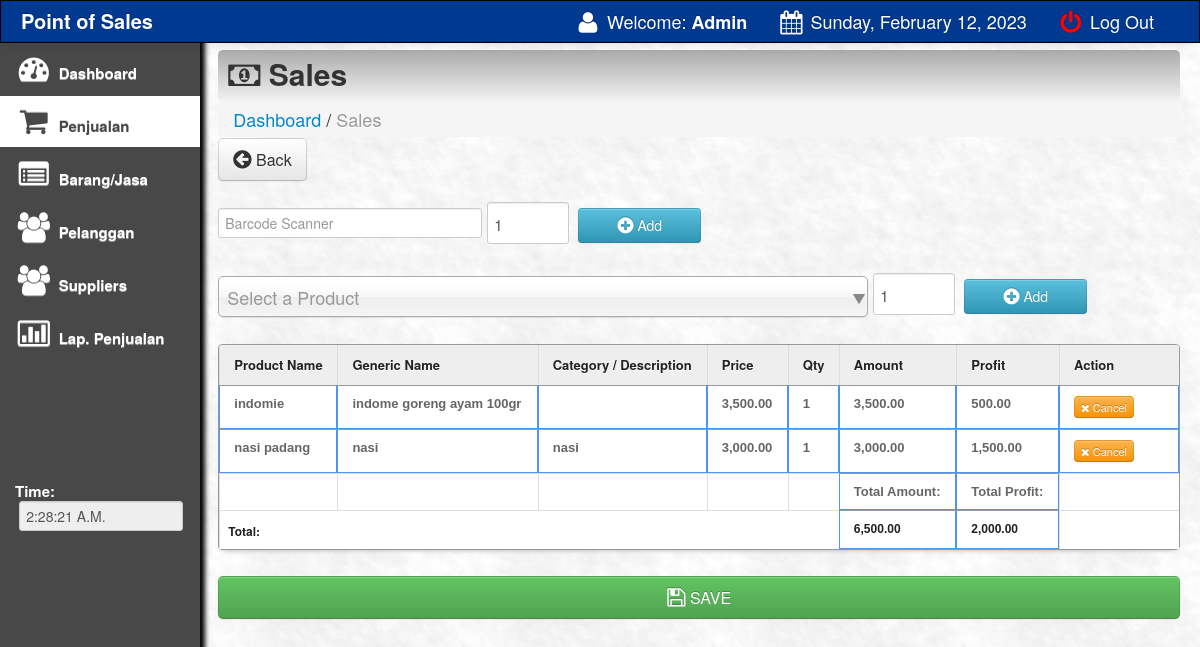
The app's page /main/sales.php?id=cash&invoice (signed in) with its own data.
### tables this page shows
CREATE TABLE `sales_order` (
  `transaction_id` int(11) NOT NULL,
  `invoice` varchar(100) NOT NULL,
  `product` varchar(100) NOT NULL,
  `qty` varchar(100) NOT NULL,
  `amount` varchar(100) NOT NULL,
  `profit` varchar(100) NOT NULL,
  `product_code` varchar(150) NOT NULL,
  `gen_name` varchar(200) NOT NULL,
  `name` varchar(200) NOT NULL,
  `price` varchar(100) NOT NULL,
  `discount` varchar(100) NOT NULL,
  `date` varchar(500) NOT NULL
);

### main/sales.php (the view, shortened to what this page needs)
<!DOCTYPE html>
<html>
<head>
<link href="src/facebox.css" media="screen" rel="stylesheet" type="text/css" />
		<link href="vendors/uniform.default.css" rel="stylesheet" media="screen">
  <link href="css/bootstrap.css" rel="stylesheet">
    <link rel="stylesheet" type="text/css" href="css/DT_bootstrap.css">
  <link rel="stylesheet" href="css/font-awesome.min.css">
    <link href="css/bootstrap-responsive.css" rel="stylesheet">
<link href="../style.css" media="screen" rel="stylesheet" type="text/css" />
</head>
<?php
function createRandomPassword() {
	$chars = "003232303232023232023456789";
	$i = 0;
	$pass = '' ;
	while ($i <= 7) {
		$num = rand() % 33;
		$tmp = substr($chars, $num, 1);
		$pass = $pass . $tmp;
		$i++;
	}
	return $pass;
}
$finalcode='RS-'.createRandomPassword();
?>
<body>
<?php include('navfixed.php');?>
	<?php
$position=$_SESSION['SESS_LAST_NAME'];
?>
<?php
if($position=='admin') {
?>
<div class="container-fluid">
      <div class="row-fluid">
	<div class="span2">
          <div class="well sidebar-nav">
              <ul class="nav nav-list">
              <li ><a href="index.php"><i class="icon-dashboard icon-2x"></i> Dashboard </a></li>
			<li class="active"><a href="sales.php?id=cash&invoice=<?php echo $finalcode ?>"><i class="icon-shopping-cart icon-2x"></i> Penjualan</a>  </li>
			<li><a href="products.php"><i class="icon-list-alt icon-2x"></i> Barang/Jasa</a>                                     </li>
			<li><a href="customer.php"><i class="icon-group icon-2x"></i> Pelanggan</a>                                    </li>
			<li><a href="supplier.php"><i class="icon-group icon-2x"></i> Suppliers</a>                                    </li>
			<li><a href="salesreport.php?d1=0&d2=0"><i class="icon-bar-chart icon-2x"></i> Lap. Penjualan</a>                </li>
			<br><br><br><br><br><br>
			<li>
			 <div class="hero-unit-clock">
			<form name="clock">
			<font color="white">Time: <br></font>&nbsp;<input style="width:150px;" type="text" class="trans" name="face" value="" disabled>
			</form>
			  </div>
			</li>
				</ul>
<?php } ?>
          </div>
        </div>
	<div class="span10">
		<div class="contentheader">
			<i class="icon-money"></i> Sales
			</div>
			<ul class="breadcrumb">
			<a href="index.php"><li>Dashboard</li></a> /
			<li class="active">Sales</li>
			</ul>
<div style="margin-top: -19px; margin-bottom: 21px;">
<a  href="index.php"><button class="btn btn-default btn-large" style="float: none;"><i class="icon icon-circle-arrow-left icon-large"></i> Back</button></a>
</div>
<form action="incoming.php" method="post" >
<input  placeholder="Barcode Scanner" style="width:250px;" type="text" name="product" value="" autofocus/>
<input type="number" name="qty" value="1" min="1" placeholder="Qty" autocomplete="off" style="width: 68px; height:30px; padding-top:6px; padding-bottom: 4px; margin-right: 4px; font-size:15px;" / required>
<Button type="submit" class="btn btn-info" style="width: 123px; height:35px; margin-top:-5px;" /><i class="icon-plus-sign icon-large"></i> Add</button>
</form>
<form action="incoming.php" method="post" >
<input type="number" name="qty" value="1" min="1" placeholder="Qty" autocomplete="off" style="width: 68px; height:30px; padding-top:6px; padding-bottom: 4px; margin-right: 4px; font-size:15px;" / required>
<Button type="submit" class="btn btn-info" style="width: 123px; height:35px; margin-top:-5px;" /><i class="icon-plus-sign icon-large"></i> Add</button>
</form>
<table class="table table-bordered" id="resultTable" data-responsive="table">
	<thead>
		<tr>
			<th> Product Name </th>
			<th> Generic Name </th>
			<th> Category / Description </th>
			<th> Price </th>
			<th> Qty </th>
			<th> Amount </th>
			<th> Profit </th>
			<th> Action </th>
		</tr>
	</thead>
	<tbody>
			<?php
				$id=$_GET['invoice'];
				include('../connect.php');
				$result = $db->prepare("SELECT * FROM sales_order WHERE invoice= :userid ");
				$result->bindParam(':userid', $id);
				$result->execute();
				for($i=1; $row = $result->fetch(); $i++){
			?>
			<tr class="record">
			<td><?php echo $row['product_code']; ?></td>
			<td><?php echo $row['gen_name']; ?></td>
			<td><?php echo $row['name']; ?></td>
			<td>
			<?php
			$ppp=$row['price'];
			echo formatMoney($ppp, true);
			?>
			</td>
			<td><?php echo $row['qty']; ?></td>
			<td>
			<?php
			$dfdf=$row['amount'];
			echo formatMoney($dfdf, true);
			?>
			</td>
			<td>
			<?php
			$profit=$row['profit'];
			echo formatMoney($profit, true);
			?>
			</td>
			<td width="90"><a href="delete.php?id=<?php echo $row['transaction_id']; ?>&invoice=<?php echo $_GET['invoice']; ?>&dle=<?php echo $_GET['id']; ?>&qty=<?php echo $row['qty'];?>&code=<?php echo $row['product'];?>&kode_barcode=<?php echo $row['product'];?>"><button class="btn btn-mini btn-warning"><i class="icon icon-remove"></i> Cancel </button></a></td>
			</tr>
			<?php
				}
			?>
			<tr>
			<th> </th>
			<th>  </th>
			<th>  </th>
			<th>  </th>
			<th>  </th>
			<td> Total Amount: </td>
			<td> Total Profit: </td>
			<th>  </th>
		</tr>
			<tr>
				<th colspan="5"><strong style="font-size: 12px; color: #222222;">Total:</strong></th>
				<td colspan="1"><strong style="font-size: 12px; color: #222222;">
				<?php
				function formatMoney($number, $fractional=false) {
					if ($fractional) {
						$number = sprintf('%.2f', $number);
					}
					while (true) {
						$replaced = preg_replace('/(-?\d+)(\d\d\d)/', '$1,$2', $number);
						if ($replaced != $number) {
							$number = $replaced;
						} else {
							break;
						}
					}
					return $number;
				}
				$sdsd=$_GET['invoice'];
				$resultas = $db->prepare("SELECT sum(amount) FROM sales_order WHERE invoice= :a");
				$resultas->bindParam(':a', $sdsd);
				$resultas->execute();
				for($i=0; $rowas = $resultas->fetch(); $i++){
				$fgfg=$rowas['sum(amount)'];
				echo formatMoney($fgfg, true);
				}
				?>
				</strong></td>
				<td colspan="1"><strong style="font-size: 12px; color: #222222;">
			<?php
				$resulta = $db->prepare("SELECT sum(profit) FROM sales_order WHERE invoice= :b");
				$resulta->bindParam(':b', $sdsd);
				$resulta->execute();
				for($i=0; $qwe = $resulta->fetch(); $i++){
				$asd=$qwe['sum(profit)'];
				echo formatMoney($asd, true);
				}
				?>
				</td>
				<th></th>
			</tr>
	</tbody>
</table><br>
<a rel="facebox" href="checkout.php?pt=<?php echo $_GET['id']?>&invoice=<?php echo $_GET['invoice']?>&total=<?php echo $fgfg ?>&totalprof=<?php echo $asd ?>&cashier=<?php echo $_SESSION['SESS_FIRST_NAME']?>"><button class="btn btn-success btn-large btn-block"><i class="icon icon-save icon-large"></i> SAVE</button></a>
</div>
</div>
</div>
</body>
<?php include('footer.php');?>
</html>

### style.css (style rules this page uses)
td a { color:darkblue; }
input { border: 1px solid #999; background: #EEEEEE; padding: 10px; box-shadow:0 1px 2px #ddd; -moz-box-shadow:0 1px 2px #ddd; -webkit-box-shadow:0 1px 2px #ddd; }
#resultTable { border-collapse: separate; background-color: #FFFFFF; border-spacing: 0; max-width: 100%; }
#resultTable { color: #666666; text-shadow: 0 1px 0 #FFFFFF; width: 100%; border: 1px solid #999999; box-shadow: 0 5px 5px -5px rgba(0, 0, 0, 0.3); margin-top: 13px; }
#resultTable thead tr th { background: none repeat scroll 0 0 #EEEEEE; color: #222222; padding: 10px 14px; text-align: left; border-top: 0 none; font-size: 13px; }
#resultTable tbody tr td { font: bold 13px 'Arial'; text-align: left; padding: 10px 14px; border-top: 1px solid #999999; }
#resultTable td { padding:7px; border:#4e95f4 1px solid; }
#resultTable tr { background: #fff; }

### main/sales.php (style rules this page uses)
body { padding-top: 60px; padding-bottom: 40px; }
.sidebar-nav { padding: 9px 0; }

### records on screen
sales_order: product_code "indomie", gen_name "indome goreng ayam 100gr", price "3,500.00", qty "1", amount "3,500.00", profit "500.00"
sales_order: product_code "nasi padang", gen_name "nasi", name "nasi", price "3,000.00", qty "1", amount "3,000.00", profit "1,500.00"

### other values on screen
$_SESSION['SESS_FIRST_NAME'] "Admin"
$new "Sunday, February 12, 2023"
formatMoney($fgfg, true) "6,500.00"
formatMoney($asd, true) "2,000.00"
